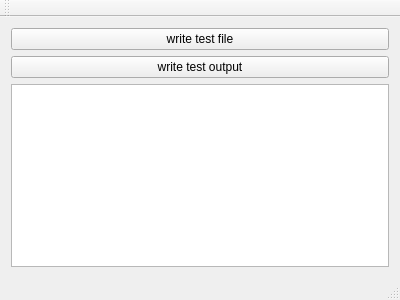
<?xml version="1.0" encoding="UTF-8"?>
<ui version="4.0">
 <class>MainWindow</class>
 <widget class="QMainWindow" name="MainWindow">
  <property name="geometry">
   <rect>
    <x>0</x>
    <y>0</y>
    <width>400</width>
    <height>300</height>
   </rect>
  </property>
  <property name="windowTitle">
   <string>MainWindow</string>
  </property>
  <widget class="QWidget" name="centralWidget">
   <layout class="QVBoxLayout" name="verticalLayout">
    <item>
     <widget class="QPushButton" name="pushButtonWriteTestFile">
      <property name="text">
       <string>write test file</string>
      </property>
     </widget>
    </item>
    <item>
     <widget class="QPushButton" name="pushButtonWriteTestOutput">
      <property name="text">
       <string>write test output</string>
      </property>
     </widget>
    </item>
    <item>
     <widget class="QPlainTextEdit" name="plainTextEditJson"/>
    </item>
   </layout>
  </widget>
  <widget class="QMenuBar" name="menuBar">
   <property name="geometry">
    <rect>
     <x>0</x>
     <y>0</y>
     <width>400</width>
     <height>22</height>
    </rect>
   </property>
  </widget>
  <widget class="QToolBar" name="mainToolBar">
   <attribute name="toolBarArea">
    <enum>TopToolBarArea</enum>
   </attribute>
   <attribute name="toolBarBreak">
    <bool>false</bool>
   </attribute>
  </widget>
  <widget class="QStatusBar" name="statusBar"/>
 </widget>
 <layoutdefault spacing="6" margin="11"/>
 <resources/>
 <connections/>
</ui>
